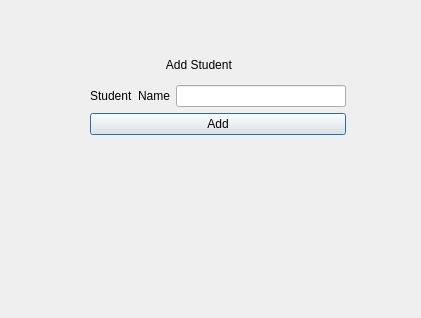
<?xml version="1.0" encoding="UTF-8"?>
<ui version="4.0">
 <class>adduser</class>
 <widget class="QDialog" name="adduser">
  <property name="geometry">
   <rect>
    <x>0</x>
    <y>0</y>
    <width>421</width>
    <height>318</height>
   </rect>
  </property>
  <property name="windowTitle">
   <string>Dialog</string>
  </property>
  <widget class="QWidget" name="">
   <property name="geometry">
    <rect>
     <x>90</x>
     <y>50</y>
     <width>256</width>
     <height>85</height>
    </rect>
   </property>
   <layout class="QVBoxLayout" name="verticalLayout_2">
    <item>
     <widget class="QLabel" name="label_2">
      <property name="text">
       <string>                       Add Student </string>
      </property>
     </widget>
    </item>
    <item>
     <layout class="QVBoxLayout" name="verticalLayout">
      <item>
       <layout class="QHBoxLayout" name="horizontalLayout">
        <item>
         <widget class="QLabel" name="label">
          <property name="text">
           <string>Student  Name</string>
          </property>
         </widget>
        </item>
        <item>
         <widget class="QLineEdit" name="lineEdit_addstudent"/>
        </item>
       </layout>
      </item>
      <item>
       <widget class="QPushButton" name="pushButton_addstudent">
        <property name="text">
         <string>Add</string>
        </property>
       </widget>
      </item>
     </layout>
    </item>
   </layout>
  </widget>
 </widget>
 <resources/>
 <connections/>
</ui>
